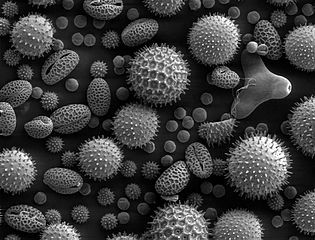
#> input picture cells_scale.png, 315 x 240 px
$ python asg_3.py
#> lines starting #> are read from the running program, lines starting #| are printed output that depends on the picture
import numpy as np
import cv2

scale_factor = 1.3

# scale_factor = 0.8
source_img = cv2.imread('cells_scale.png', 0)
#> source_img is the input picture: shape (240, 315); min 0, max 255, mean 61.6


class SourcePixel:
    def __init__(self, mappedSourceLocation, sourceImage):
        self.mappedSourceLocation = mappedSourceLocation
        self.sourceImage = sourceImage


def bilinearTransform(sourcePixelObj: SourcePixel):
    pixel_row_pos = sourcePixelObj.mappedSourceLocation[0]
    pixel_col_pos = sourcePixelObj.mappedSourceLocation[1]
    if (not ((0 <= int(pixel_row_pos) < sourcePixelObj.sourceImage.shape[0]) and
             (0 <= int(pixel_col_pos) < sourcePixelObj.sourceImage.shape[1]))):
        return 0
    bounding_row_val = int(np.floor(pixel_row_pos))
    bounding_col_val = int(np.floor(pixel_col_pos))
    a = pixel_row_pos - bounding_row_val
    b = pixel_col_pos - bounding_col_val

    row_factor = 1 if bounding_row_val < (n_rows - 1) else -1
    col_factor = 1 if bounding_col_val < (n_cols - 1) else -1

    newPixelIntensity = (1 - a) * (1 - b) * sourcePixelObj.sourceImage[bounding_row_val, bounding_col_val] + \
                        (1 - a) * b * sourcePixelObj.sourceImage[bounding_row_val, bounding_col_val + col_factor] + \
                        a * (1 - b) * sourcePixelObj.sourceImage[bounding_row_val + row_factor, bounding_col_val] + \
                        a * b * sourcePixelObj.sourceImage[bounding_row_val + row_factor, bounding_col_val + col_factor]

    return round(newPixelIntensity)


'''
This function returns a numpy array with origin at the center of the image
'''


def returnImageCenteredArray(image_shape):
    n_rows = image_shape[0]
    n_cols = image_shape[1]
    return np.asarray([[i, j] for i in range((-n_rows) // 2 + 1, n_rows // 2 + 1) for j in
                       range((-n_cols) // 2 + 1, n_cols // 2 + 1)])


''''
To form the pixel location matrix w.r.t the center of image for a given pixel location in X direction in the original
space say x we do the following x' = (x - N/2 + 1) to get the pixel locations with the origin being at the image center.
To go back to the original pixel locations with a given x = x' + N/2 -1.
Note: We will have to change N for x and y if rows and columns are different
'''


def remap_to_original_coord(pixel_coord, n_rows, n_cols):
    new_pixel_coord = np.zeros([1, 2])
    new_pixel_coord[0, 0] = pixel_coord[0, 0] + (n_rows // 2) - 1
    new_pixel_coord[0, 1] = pixel_coord[0, 1] + (n_cols // 2) - 1
    return new_pixel_coord


'''
Code Begins from here, commented wherever required
'''

'''
This code scales any given image by the scaling factor. the scaling is performed w.r.t the center of the image
'''

scaling_matrix = np.array([[scale_factor, 0], [0, scale_factor]])
scaling_matrix_inverse = np.linalg.inv(scaling_matrix)

target_pixel_location_array = returnImageCenteredArray(source_img.shape)

n_rows = source_img.shape[0]
#> n_rows = 240
n_cols = source_img.shape[1]
#> n_cols = 315

target_image = np.zeros([n_rows, n_cols])

for index, target_pixel_location in enumerate(target_pixel_location_array):
    mapped_source_pixel_location = np.matmul(scaling_matrix_inverse, np.asarray([target_pixel_location]).T)
    mapped_target_pixel_location = remap_to_original_coord(np.asarray([target_pixel_location]), n_rows, n_cols)
    mapped_intensity_val = bilinearTransform(
        SourcePixel(remap_to_original_coord(mapped_source_pixel_location.T, n_rows, n_cols)[0],
                    source_img))
    target_image[
        int(mapped_target_pixel_location[0, 0]), int(mapped_target_pixel_location[0, 1])] = mapped_intensity_val
#> this loop made 75600 passes
#> (pixel_col_pos in bilinearTransform, bounding_col_val in bilinearTransform, b in bilinearTransform, newPixelIntensity in bilinearTransform, mapped_intensity_val) on passes 1 to 3: (35.23, 35, 0.231, 179.6, 180), (36, 36, 1.42e-14, 160, 160), (36.77, 36, 0.769, 155.2, 155)
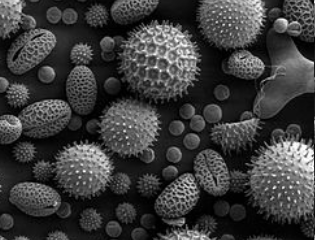
#> target_image: shape (240, 315) float64; min 0, max 255, mean 60.2

cv2.imwrite('cells_scaled.png', target_image)

$ run again, with IMG1.png copied over cells_scale.png
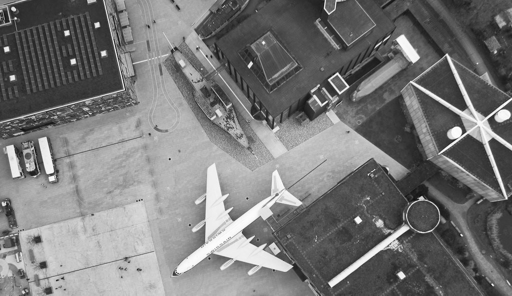
#> input picture IMG1.png, 512 x 296 px
#> source_img is the input picture: shape (296, 512); min 14, max 255, mean 120.4
#> the loop `for index, target_pixel_location in enumerate(target_pixel_location_ar..` made 151552 passes
#> (pixel_col_pos in bilinearTransform, bounding_col_val in bilinearTransform, b in bilinearTransform, newPixelIntensity in bilinearTransform, mapped_intensity_val) on passes 1 to 3: (58.85, 58, 0.846, 56.4, 56), (59.62, 59, 0.615, 58.15, 58), (60.38, 60, 0.385, 56.85, 57)
#> after the loop `for index, target_pixel_location in enumerate(target_pixel_location_ar..`:
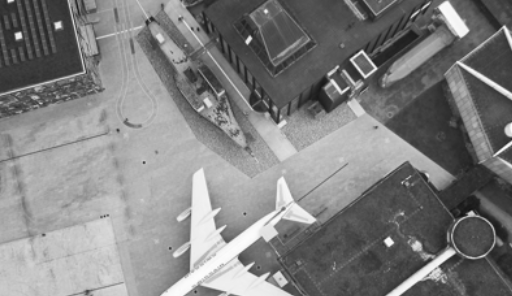
#> target_image: shape (296, 512) float64; min 20, max 252, mean 128.7

$ run again, with IMG2.png copied over cells_scale.png
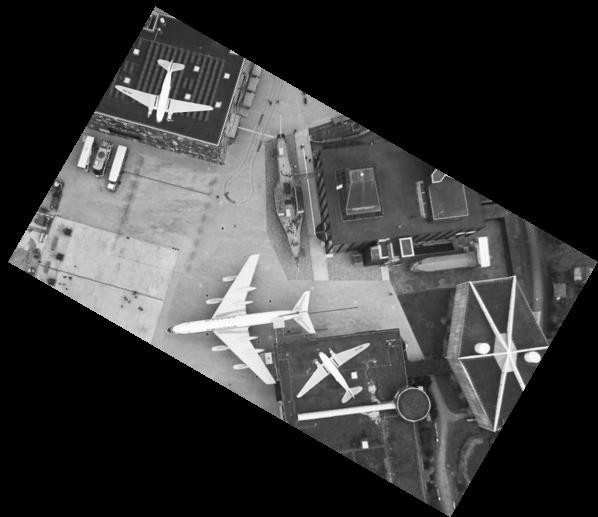
#> input picture IMG2.png, 598 x 517 px
#> source_img is the input picture: shape (517, 598); min 0, max 255, mean 60.2
#> the loop `for index, target_pixel_location in enumerate(target_pixel_location_ar..` made 309166 passes
#> (pixel_col_pos in bilinearTransform, bounding_col_val in bilinearTransform, b in bilinearTransform) on passes 1 to 3: (68.77, 68, 0.769), (69.54, 69, 0.538), (70.31, 70, 0.308)
#> after the loop `for index, target_pixel_location in enumerate(target_pixel_location_ar..`:
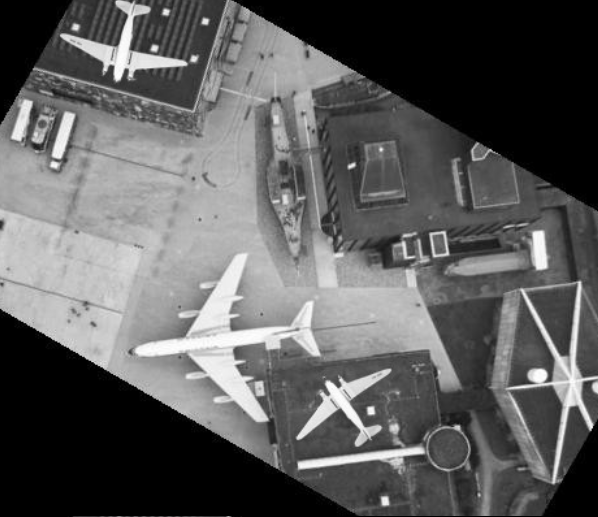
#> target_image: shape (517, 598) float64; min 0, max 255, mean 92.8
